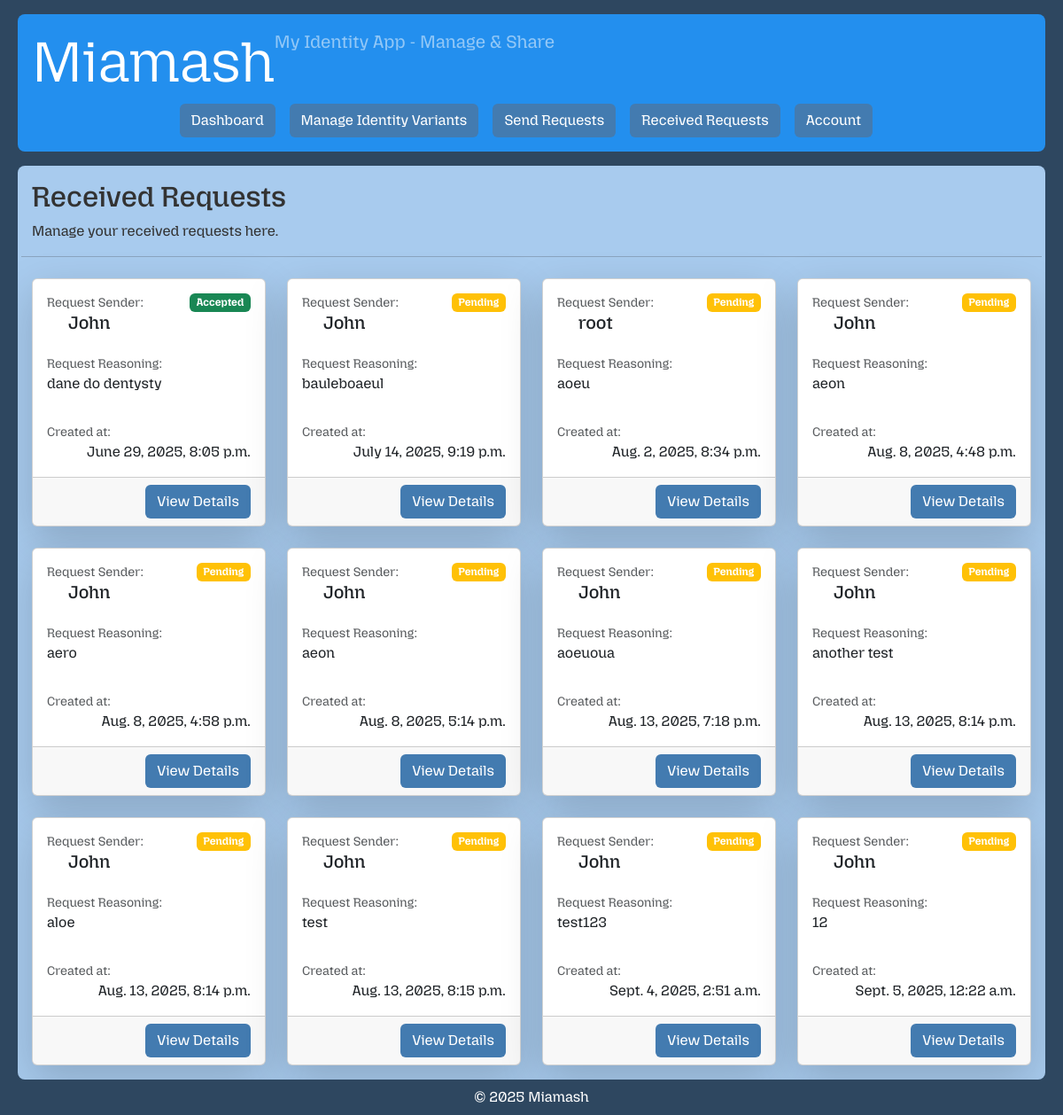
/request/receive/ (signed in), run on the app's committed database.
### core/models.py (models this page shows, shortened)
class Request(models.Model):
    sender = models.ForeignKey(User, on_delete=models.CASCADE, related_name='requests_sent')
    receiver = models.ForeignKey(User, on_delete=models.CASCADE, related_name='requests_received')
    request_reasoning = models.TextField(blank=True)
    created_at = models.DateTimeField(auto_now_add=True)
    class Status(models.TextChoices):
        PENDING = 'pending', 'Pending'
        ACCEPTED = 'accepted', 'Accepted'
        DENIED = 'denied', 'Denied'
    status = models.CharField(max_length=10, choices=Status.choices, default=Status.PENDING)

### web/views.py (the view)
# urls.py: path('request/receive/', RequestReceiveListView.as_view(), name='request-receive-list'),
class RequestReceiveListView(RequestReceiverPermissionMixin, ListView):
    template_name = 'private/request_receive_list.html'
    context_object_name = 'received_requests'

### web/permissions.py (called while the page is built)
    def get_queryset(self):
        return self.model.objects.filter(receiver=self.request.user) # type: ignore

### web/templates/private/request_receive_list.html (shortened to what this page needs)
{% extends "private/base.html" %}
{% block content %}
    <div class="row align-items-center mb-2">
        <div class="col">
            <h2>Received Requests</h2>
            <p>Manage your received requests here.</p>
        </div>
        <hr>
    </div>
    {% if received_requests %}
        <div class="row row-cols-1 row-cols-sm-1 row-cols-md-2 row-cols-lg-3 row-cols-xl-4 row-cols-xxl-5  g-4">
            {% for request in received_requests %}
                <div class="col">
                    <div class="card h-100 mb-3 shadow-lg">
                        <div class="card-body d-flex flex-column">
                            <div class="d-flex justify-content-between">
                                <div>
                                    <p class="text-muted mb-0 small">Request Sender:</p>
                                </div>
                                {% if request.status == "pending" %}
                                    <span class="badge bg-warning">Pending</span>
                                {% endif %}
                                {% if request.status == "accepted" %}
                                    <span class="badge bg-success">Accepted</span>
                                {% endif %}
                            </div>
                            <h5 class="card-text ps-4 ">{{ request.sender }}</h5>
                            <p class="text-muted mb-0 mt-3 small">Request Reasoning:</p>
                            <p class="card-text">{{ request.request_reasoning }}</p>
                            <div class="flex-grow-1"></div>
                            <p class="text-muted mb-0 small">Created at:</p>
                            <p class="card-text text-end">{{ request.created_at }}</p>
                        </div>
                        <div class="card-footer text-end">
                            <a class="btn btn-blue" href="{% url 'request-receive-detail' request.id %}">View Details</a>
                        </div>
                    </div>
                </div>
            {% endfor %}
        </div>
    {% else %}
        <p>No received requests at the moment... Some will come soon for sure!</p>
    {% endif %}
{% endblock %}

### web/static/css/private/base.css (style rules this page uses)
body { font-family: 'MozillaHeadline', Arial, sans-serif; color: #333; background-color: rgb(46, 71, 96); height: 100vh; display: flex; flex-direction: column; }
.btn-blue { background-color: #437bb0; color: white; }

### data on the page
Request: status "Accepted", sender "John", request_reasoning "dane do dentysty", created_at "June 29, 2025, 8:05 p.m."
Request: status "Pending", sender "John", request_reasoning "bauleboaeul", created_at "July 14, 2025, 9:19 p.m."
Request: status "Pending", sender "root", request_reasoning "aoeu", created_at "Aug. 2, 2025, 8:34 p.m."
Request: status "Pending", sender "John", request_reasoning "aeon", created_at "Aug. 8, 2025, 4:48 p.m."
Request: status "Pending", sender "John", request_reasoning "aero", created_at "Aug. 8, 2025, 4:58 p.m."
Request: status "Pending", sender "John", request_reasoning "aeon", created_at "Aug. 8, 2025, 5:14 p.m."
Request: status "Pending", sender "John", request_reasoning "aoeuoua", created_at "Aug. 13, 2025, 7:18 p.m."
Request: status "Pending", sender "John", request_reasoning "another test", created_at "Aug. 13, 2025, 8:14 p.m."
Request: status "Pending", sender "John", request_reasoning "aloe", created_at "Aug. 13, 2025, 8:14 p.m."
Request: status "Pending", sender "John", request_reasoning "test", created_at "Aug. 13, 2025, 8:15 p.m."
Request: status "Pending", sender "John", request_reasoning "test123", created_at "Sept. 4, 2025, 2:51 a.m."
Request: status "Pending", sender "John", request_reasoning "12", created_at "Sept. 5, 2025, 12:22 a.m."
